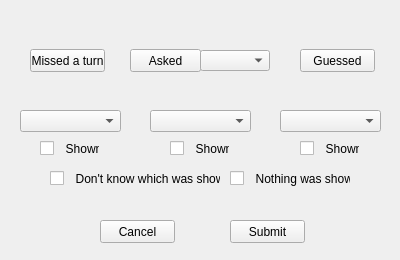
<?xml version="1.0" encoding="UTF-8"?>
<ui version="4.0">
 <class>TakeTurnObject</class>
 <widget class="QWidget" name="TakeTurnObject">
  <property name="geometry">
   <rect>
    <x>0</x>
    <y>0</y>
    <width>400</width>
    <height>260</height>
   </rect>
  </property>
  <property name="windowTitle">
   <string>Turn</string>
  </property>
  <widget class="QComboBox" name="cat1Box">
   <property name="geometry">
    <rect>
     <x>20</x>
     <y>110</y>
     <width>101</width>
     <height>22</height>
    </rect>
   </property>
  </widget>
  <widget class="QComboBox" name="cat2Box">
   <property name="geometry">
    <rect>
     <x>150</x>
     <y>110</y>
     <width>101</width>
     <height>22</height>
    </rect>
   </property>
  </widget>
  <widget class="QComboBox" name="cat3Box">
   <property name="geometry">
    <rect>
     <x>280</x>
     <y>110</y>
     <width>101</width>
     <height>22</height>
    </rect>
   </property>
  </widget>
  <widget class="QPushButton" name="missedButton">
   <property name="geometry">
    <rect>
     <x>30</x>
     <y>49</y>
     <width>75</width>
     <height>23</height>
    </rect>
   </property>
   <property name="text">
    <string>Missed a turn</string>
   </property>
  </widget>
  <widget class="QPushButton" name="guessedButton">
   <property name="geometry">
    <rect>
     <x>300</x>
     <y>49</y>
     <width>75</width>
     <height>23</height>
    </rect>
   </property>
   <property name="text">
    <string>Guessed</string>
   </property>
  </widget>
  <widget class="QPushButton" name="cancelButton">
   <property name="geometry">
    <rect>
     <x>100</x>
     <y>220</y>
     <width>75</width>
     <height>23</height>
    </rect>
   </property>
   <property name="text">
    <string>Cancel</string>
   </property>
  </widget>
  <widget class="QPushButton" name="submitButton">
   <property name="geometry">
    <rect>
     <x>230</x>
     <y>220</y>
     <width>75</width>
     <height>23</height>
    </rect>
   </property>
   <property name="text">
    <string>Submit</string>
   </property>
  </widget>
  <widget class="QComboBox" name="askedBox">
   <property name="geometry">
    <rect>
     <x>200</x>
     <y>50</y>
     <width>70</width>
     <height>21</height>
    </rect>
   </property>
  </widget>
  <widget class="QPushButton" name="askedButton">
   <property name="geometry">
    <rect>
     <x>130</x>
     <y>49</y>
     <width>71</width>
     <height>23</height>
    </rect>
   </property>
   <property name="text">
    <string>Asked</string>
   </property>
  </widget>
  <widget class="QCheckBox" name="outcomeTrue">
   <property name="geometry">
    <rect>
     <x>50</x>
     <y>170</y>
     <width>171</width>
     <height>17</height>
    </rect>
   </property>
   <property name="text">
    <string>  Don't know which was shown</string>
   </property>
  </widget>
  <widget class="QCheckBox" name="outcomeFalse">
   <property name="geometry">
    <rect>
     <x>230</x>
     <y>170</y>
     <width>121</width>
     <height>17</height>
    </rect>
   </property>
   <property name="text">
    <string>  Nothing was shown</string>
   </property>
  </widget>
  <widget class="QWidget" name="catShownWidget" native="true">
   <property name="geometry">
    <rect>
     <x>40</x>
     <y>140</y>
     <width>320</width>
     <height>17</height>
    </rect>
   </property>
   <widget class="QCheckBox" name="cat1Shown">
    <property name="geometry">
     <rect>
      <x>0</x>
      <y>0</y>
      <width>60</width>
      <height>17</height>
     </rect>
    </property>
    <property name="text">
     <string>  Shown</string>
    </property>
   </widget>
   <widget class="QCheckBox" name="cat2Shown">
    <property name="geometry">
     <rect>
      <x>130</x>
      <y>0</y>
      <width>60</width>
      <height>17</height>
     </rect>
    </property>
    <property name="text">
     <string>  Shown</string>
    </property>
   </widget>
   <widget class="QCheckBox" name="cat3Shown">
    <property name="geometry">
     <rect>
      <x>260</x>
      <y>0</y>
      <width>60</width>
      <height>17</height>
     </rect>
    </property>
    <property name="text">
     <string>  Shown</string>
    </property>
   </widget>
  </widget>
  <zorder>cat1Box</zorder>
  <zorder>cat2Box</zorder>
  <zorder>cat3Box</zorder>
  <zorder>missedButton</zorder>
  <zorder>guessedButton</zorder>
  <zorder>cancelButton</zorder>
  <zorder>submitButton</zorder>
  <zorder>askedButton</zorder>
  <zorder>askedBox</zorder>
  <zorder>outcomeTrue</zorder>
  <zorder>outcomeFalse</zorder>
  <zorder>catShownWidget</zorder>
 </widget>
 <resources/>
 <connections/>
</ui>
